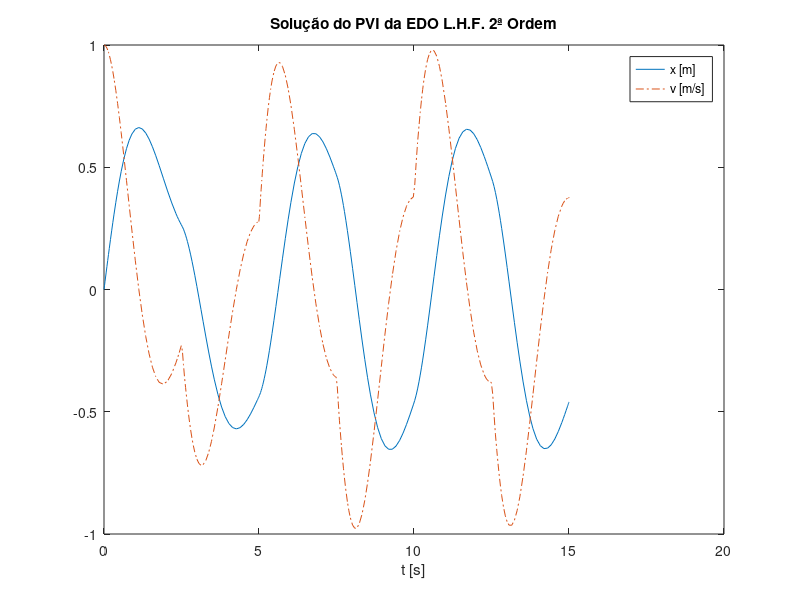

Recreate this plot in MATLAB.
%% EDO: Massa-mola-amortecedor forçada
% Definir força externa f(t)
f_opts = @(t, F, T) F*square(pi*t/T);
F = 1.0;
T = 2.5;
f = @(t) f_opts(t, F, T);
% Definir parâmetros e c.i.'s
k = 3.0;
beta = 1.0;
m = 1.0;
y_0 = [0.0 1.0];
t_limites = [0 15];
% Definir função "derivada do estado"
dydt = @(t, y) [y(2); f(t)-(beta*y(2) + k*y(1))/m];
% Resolver PVI
[t, y] = ode45(dydt, t_limites, y_0);
% Fazer plot
plot(t,y(:,1),'-')
hold on
plot(t,y(:,2),'-.')
title('Solução do PVI da EDO L.H.F. 2ª Ordem')
legend('x [m]','v [m/s]')
xlabel('t [s]')
hold off